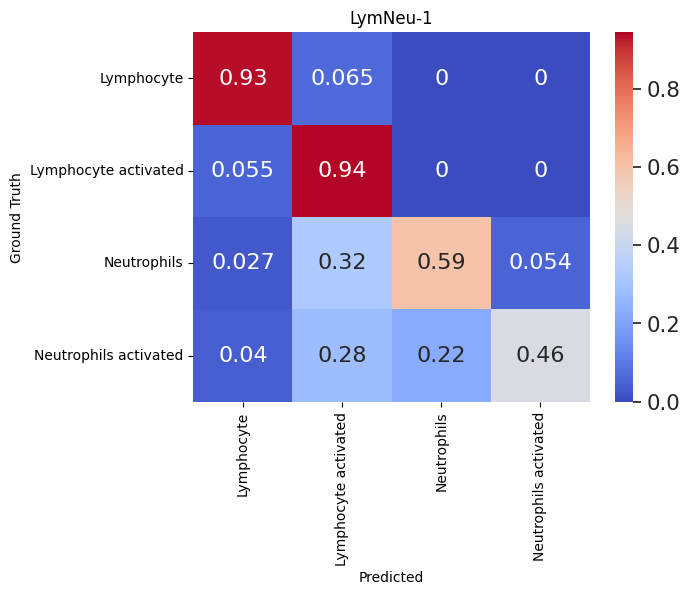
#> input picture Normalised Confusion Matrix LymNeu-1 Post bbox matching.png, 690 x 595 px
$ python -i operations.py   (imports and definitions only)
#> lines starting #> are read from the running program, lines starting #| are printed output that depends on the picture
import cv2
import numpy as np
import os
import glob
from PIL import Image, ImageDraw
from typing import List, Tuple


# [91 lines left out: functions overlayImage, resizeImage, png2jpg, saveImage, changeColorsPNG, not called in this run]


def addAlphaChannel(imgPath):
    "Take a JPG and make it into a PNG with an alpha channel"
    img = cv2.imread(imgPath)
#> img is the input picture: shape (595, 690, 3); mean B, G, R 228.1, 199.8, 202.7
    b_channel, g_channel, r_channel = cv2.split(img)
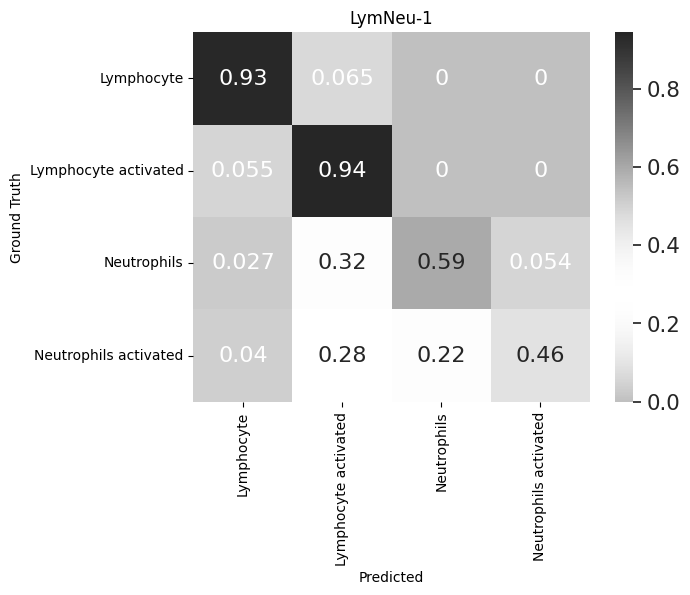
#> b_channel: shape (595, 690); min 0, max 255, mean 228.1
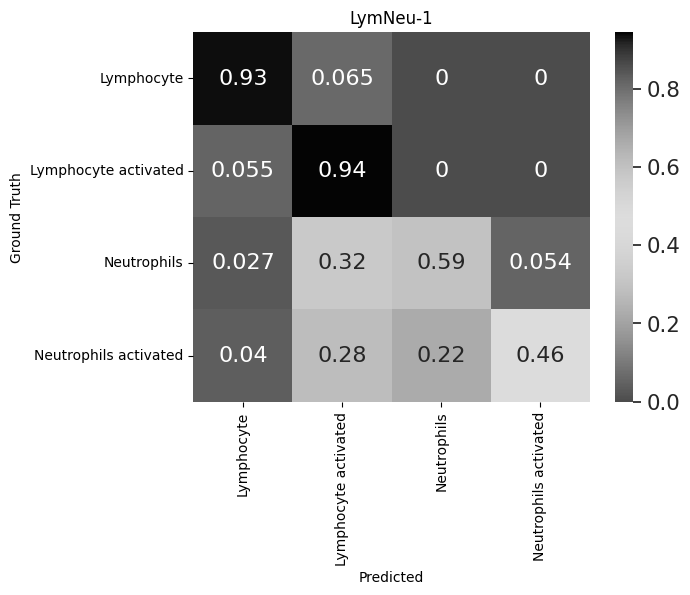
#> g_channel: shape (595, 690); min 0, max 255, mean 199.8
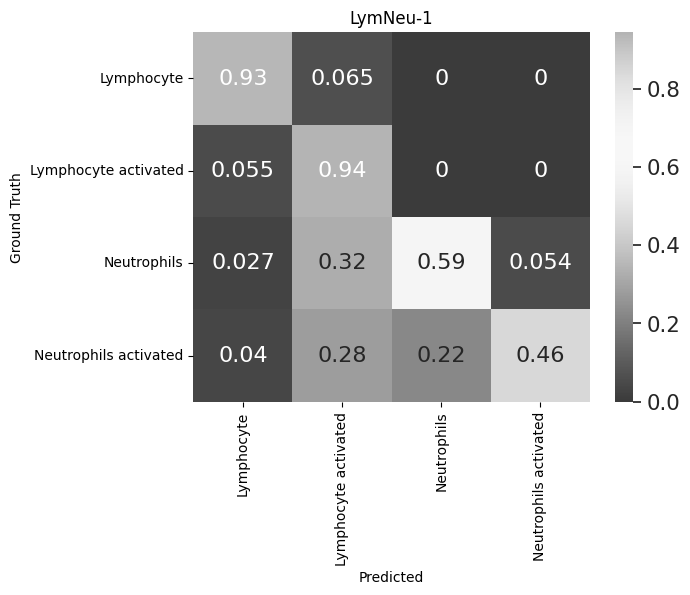
#> r_channel: shape (595, 690); min 0, max 255, mean 202.7
    alpha_channel = np.ones(b_channel.shape, dtype=b_channel.dtype)*255
    img_BGRA = cv2.merge((b_channel, g_channel, r_channel, alpha_channel))
    folder, filename = os.path.split(imgPath)
    print(folder, filename)
    os.chdir(folder)
    cv2.imwrite(filename, img_BGRA)

# [4 lines left out: function printChannels, not called in this run]


# [12 lines not run here, left out]

>>> result = addAlphaChannel('../../Normalised Confusion Matrix LymNeu-1 Post bbox matching.png')
